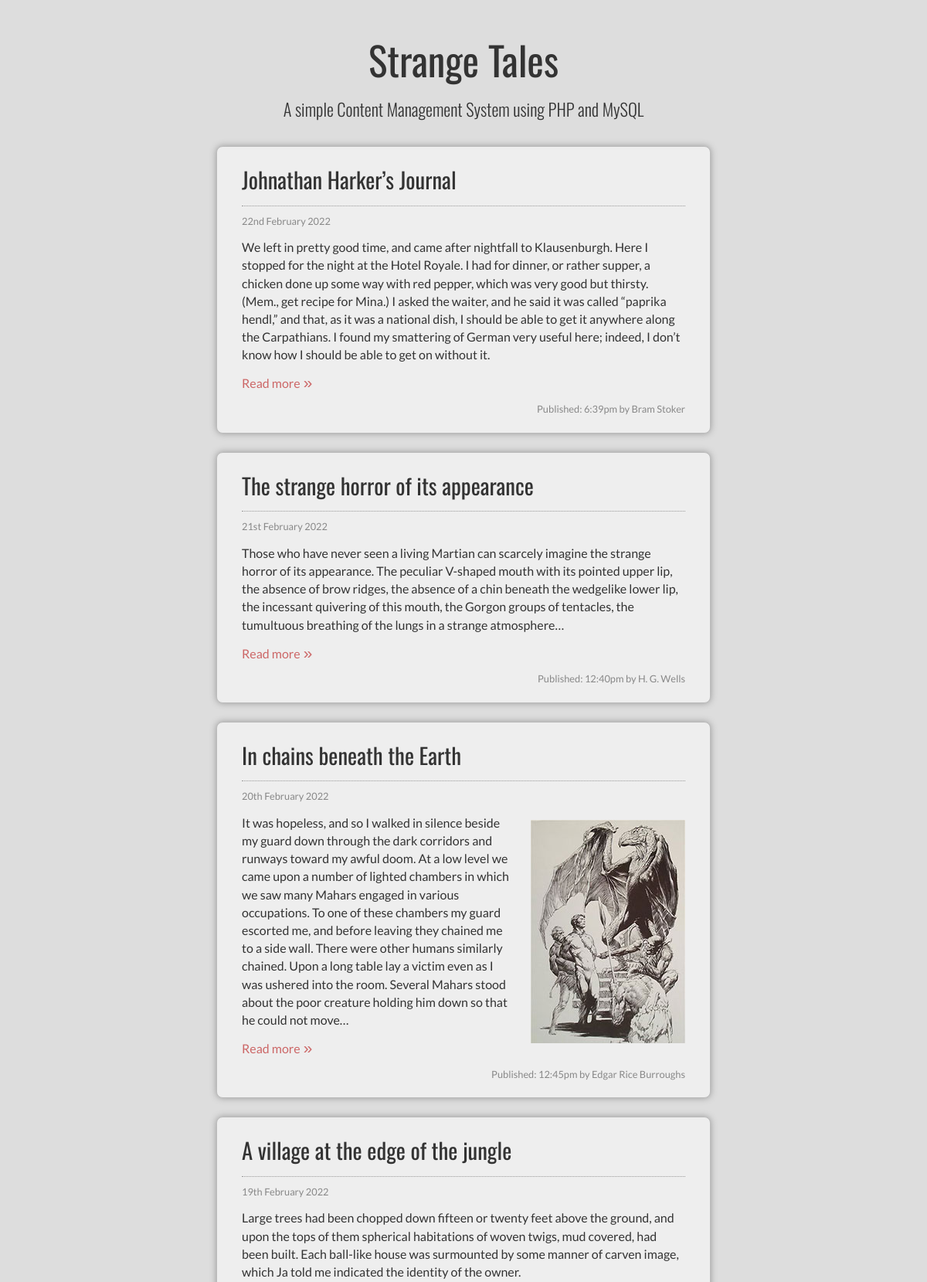
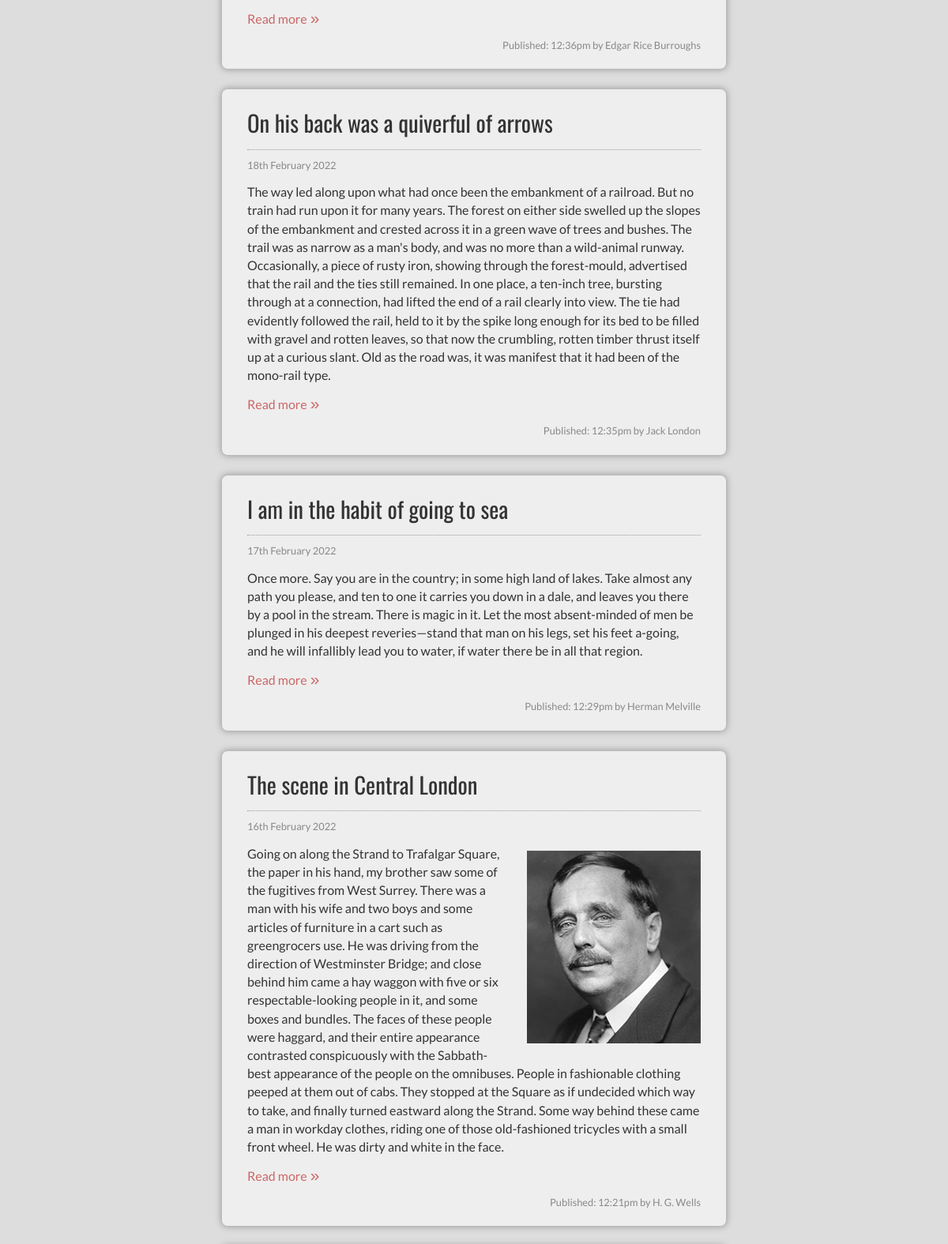
/activity2/index.php (upper part), run on the app's committed database (2 pictures, top to bottom).
### tables this page shows
CREATE TABLE `articles` (
  `article_id` int UNSIGNED NOT NULL,
  `headline` varchar(100) NOT NULL,
  `intro` text NOT NULL,
  `article` text NOT NULL,
  `author` varchar(50) NOT NULL,
  `novel` varchar(100) NOT NULL,
  `published` timestamp NOT NULL DEFAULT CURRENT_TIMESTAMP
);

### activity2/index.php (the view, shortened to what this page needs)
<?php
$host     = "localhost";
$user     = "*********";
$password = "*********";
$name     = "*********";
$conn = mysqli_connect($host, $user, $password, $name) or die ("Cannot connect to database.");
$query = "SELECT article_id, headline, intro, author, published FROM articles ORDER BY published DESC LIMIT 10";
$result = mysqli_query($conn, $query) or die ("Error querying database.");
?>
<!DOCTYPE html>
<html lang="en">
	<head>
		<link rel="stylesheet" href="style/style.css">
	</head>
	<body>
		<header>
			<h1>Strange Tales</h1>
    		<p>A simple Content Management System using PHP and MySQL</p>
		</header>
		<main>
<?php
while ($row = mysqli_fetch_array($result))
{
	$article_id = $row['article_id'];
	$headline = $row['headline'];
	$intro = $row['intro'];
	$author = $row['author'];
	$date = $row['published'];
	$timestamp = strtotime($date);
	$display_date = date('jS F Y', $timestamp);
	$display_time = date('g:ia', $timestamp);
	echo "        <article> \n";
	echo "            <header>\n";
	echo "                <h2>$headline</h2>\n";
	echo "                <p>$display_date</p>\n";
	echo "            </header>\n";
	echo "$intro\n";
	echo "            <p><a href=\"article.php?id=$article_id\">Read more<span class=\"arrow\">&raquo;</span></a></p>\n";
	echo "            <footer>Published: $display_time by $author</footer>\n";
	echo "        </article>\n\n";
}
?>
		</main>
	</body>
</html>

### activity2/style/style.css (style rules this page uses)
html, body, div, span, applet, object, iframe, h1, h2, h3, h4, h5, h6, p, blockquote, pre, a, abbr, acronym, address, big, cite, code, del, dfn, em, img, ins, kbd, q, s, samp, small, strike, strong, sub, sup, tt, var, b, u, i, center, dl, dt, dd, ol, ul, li, fieldset, form, label, legend, table, caption, tbody, tfoot, thead, tr, th, td, article, aside, canvas, details, embed, figure, figcaption, footer, header, hgroup, menu, nav, output, ruby, section, summary, time, mark, audio, video { margin: 0; padding: 0; border: 0; font-size: 100%; font: inherit; vertical-align: baseline; }
article, aside, details, figcaption, figure, footer, header, hgroup, menu, nav, section { display: block; }
body { line-height: 1; }
html { box-sizing: border-box; }
*, *:before, *:after { box-sizing: inherit; }
body { font-family: Lato, Calibri, Tahoma, Geneva, sans-serif; color: #333; background: #ddd; }
header, main, footer { max-width: 640px; margin: 0 auto; }
header, footer { padding: 0 1.0em; }
header { margin-top: 3.0em; }
main { max-width: 640px; margin-top: 2.0em; margin-bottom: 1.5em; }
footer { color: #888; font-size: 0.8em; text-align: center; margin-bottom: 3.0em; }
h1, h2, h1+p { font-family: Oswald, Tahoma, Geneva, sans-serif; color: #333; }
h1 { font-size: 3.2em; line-height: 1.15; }
h1, h1+p { text-align: center; }
h1+p { font-size: 1.4em; font-weight: 300; padding: 0 1.0em; }
h2 { font-size: 1.8em; line-height: 1.25; }
p { margin-top: 0.8em; line-height: 1.45em; }
article { padding: 1.5em 1.0em; border: 1px solid #bbb; border-radius: 0; margin: 1.5em 0; background: #eee; }
article:first-of-type { margin-top: 2.0em; }
article header { padding: 0; margin-top: 0; }
article footer { text-align: right; padding: 0; margin-top: 1.2em; margin-bottom: 0; }
article h2+p { color: #888; font-size: 0.8em; padding-top: 0.8em; border-top: 1px dotted #999; margin-top: 1.2em; }
img { display: block; margin: 0.5em auto 0.7em; }
a { text-decoration: none; }
a:link, a:visited { color: #c66; }
.arrow { font-family: Arial, Helvetica, sans-serif; font-size: 1.3em; margin: 0 0.2em; }
@media (min-width: 640px) { header, footer { padding: 0 2.0em; } }
@media (min-width: 640px) { article { padding: 1.5em 2.0em; border-radius: 8px; box-shadow: 0 0 8px #999; } }
@media (min-width: 640px) { img { display: inline; float:right; margin: 0.5em 0 0.4em 1.5em; } }

### data on the page
articles: headline "Johnathan Harker’s Journal", published "22nd February 2022", intro "We left in pretty good time, and came after nightfall to Klausenburgh. Here I stopped for the night at the Hotel Royale. I had for dinner, or rather supper, a chicken done up some way with red pepper, which was very good but thirsty. (Mem., get recipe for Mina.) I asked the waiter, and he said it was called “paprika hendl,” and that, as it was a national dish, I should be able to get it anywhere along the Carpathians. I found my smattering of German very useful here; indeed, I don’t know how I should be able to get on without it.", published "6:39pm", author "Bram Stoker"
articles: headline "The strange horror of its appearance", published "21st February 2022", intro "Those who have never seen a living Martian can scarcely imagine the strange horror of its appearance. The peculiar V-shaped mouth with its pointed upper lip, the absence of brow ridges, the absence of a chin beneath the wedgelike lower lip, the incessant quivering of this mouth, the Gorgon groups of tentacles, the tumultuous breathing of the lungs in a strange atmosphere…", published "12:40pm", author "H. G. Wells"
articles: headline "In chains beneath the Earth", published "20th February 2022", intro (picture), intro "It was hopeless, and so I walked in silence beside my guard down through the dark corridors and runways toward my awful doom. At a low level we came upon a number of lighted chambers in which we saw many Mahars engaged in various occupations. To one of these chambers my guard escorted me, and before leaving they chained me to a side wall. There were other humans similarly chained. Upon a long table lay a victim even as I was ushered into the room. Several Mahars stood about the poor creature holding him down so that he could not move…", published "12:45pm", author "Edgar Rice Burroughs"
articles: headline "A village at the edge of the jungle", published "19th February 2022", intro "Large trees had been chopped down fifteen or twenty feet above the ground, and upon the tops of them spherical habitations of woven twigs, mud covered, had been built. Each ball-like house was surmounted by some manner of carven image, which Ja told me indicated the identity of the owner.", published "12:36pm", author "Edgar Rice Burroughs"
articles: headline "On his back was a quiverful of arrows", published "18th February 2022", intro "The way led along upon what had once been the embankment of a railroad. But no train had run upon it for many years. The forest on either side swelled up the slopes of the embankment and crested across it in a green wave of trees and bushes. The trail was as narrow as a man's body, and was no more than a wild-animal runway. Occasionally, a piece of rusty iron, showing through the forest-mould, advertised that the rail and the ties still remained. In one place, a ten-inch tree, bursting through at a connection, had lifted the end of a rail clearly into view. The tie had evidently followed the rail, held to it by the spike long enough for its bed to be filled with gravel and rotten leaves, so…", published "12:35pm", author "Jack London"
articles: headline "I am in the habit of going to sea", published "17th February 2022", intro "Once more. Say you are in the country; in some high land of lakes. Take almost any path you please, and ten to one it carries you down in a dale, and leaves you there by a pool in the stream. There is magic in it. Let the most absent-minded of men be plunged in his deepest reveries—stand that man on his legs, set his feet a-going, and he will infallibly lead you to water, if water there be in all that region.", published "12:29pm", author "Herman Melville"
articles: headline "The scene in Central London", published "16th February 2022", intro (picture), intro "Going on along the Strand to Trafalgar Square, the paper in his hand, my brother saw some of the fugitives from West Surrey. There was a man with his wife and two boys and some articles of furniture in a cart such as greengrocers use. He was driving from the direction of Westminster Bridge; and close behind him came a hay waggon with five or six respectable-looking people in it, and some boxes and bundles. The faces of these people were haggard, and their entire appearance contrasted conspicuously with the Sabbath-best appearance of the people on the omnibuses. People in fashionable clothing peeped at them out of cabs. They stopped at the Square as if undecided which way to take, and…", published "12:21pm", author "H. G. Wells"
